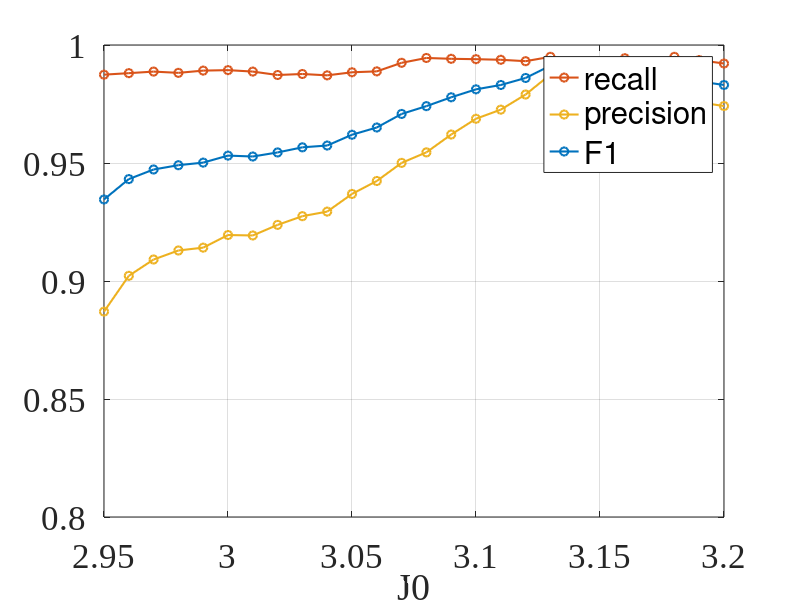
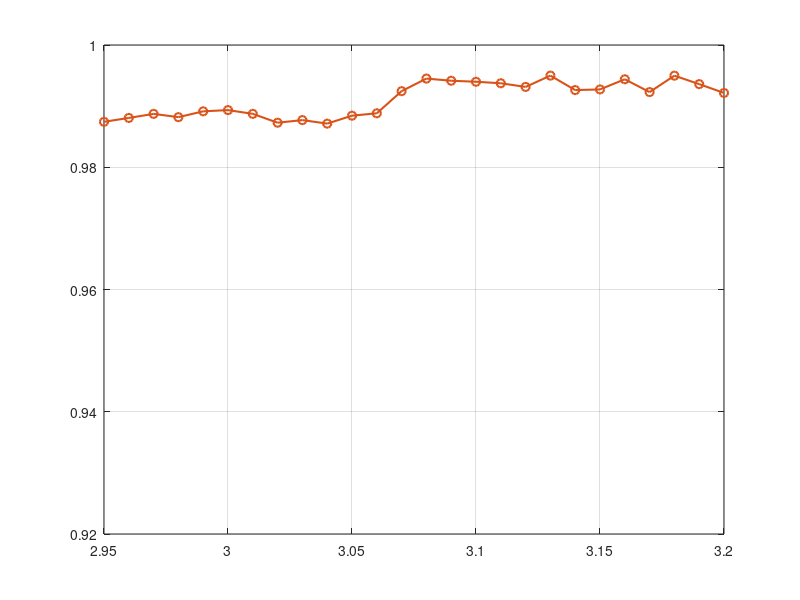

These figures' MATLAB source, in order: (Note: this script raises an error after producing the figures.)
clc;
%% TC J0 & acc
J0_plot = 2.95:0.01:3.20;
% preci_spa = 1*ones(size(J0_plot))-0.005*rand(size(J0_plot));
% preci_spa(1)=preci_spa(1)-0.0013;preci_spa(2)=preci_spa(2)-0.0009;
% preci_spa(3)=preci_spa(3)-0.0003;
precall=[3.242860731531882e+02,-5.017445338054650e+03,3.104561819998795e+04,...
    -9.602665955306504e+04,1.484764958111147e+05,-9.180868840608011e+04];
[recall_spa] = polyval(precall, J0_plot);
recall_spa = recall_spa+0.004*rand(size(J0_plot));
errbar_recall = 0.010-0.001*rand(size(J0_plot));
for i = 1:length(J0_plot)
    if recall_spa(i) >=0.987 && i<=12
       recall_spa(i) = 0.987+0.003*rand(1);
    end
    if recall_spa(i) >=0.992 && i>12
       recall_spa(i) = 0.992+0.003*rand(1);
    end
end
for i = 1:length(J0_plot)
    if errbar_recall(i) + recall_spa(i) >=0.999
        errbar_recall(i) = abs(0.999-recall_spa(i)-0.00095*rand(1));
    end
end

ppreci=[2.198161609400641e+03,-3.390507133287830e+04,2.091263859720536e+05,...
    -6.447671964561810e+05,9.936832192999951e+05,-6.123988369934574e+05];
% S2=S;
[preci_spa] = polyval(ppreci, J0_plot)-0.051;
preci_spa = preci_spa+0.004*rand(size(J0_plot));
preci_spa(preci_spa>=0.982) = 0.9875+0.004*rand(size(preci_spa(preci_spa>=0.982)));
errbar_preci = 0.018-0.001*rand(size(J0_plot));
for i = 1:length(J0_plot)
    if errbar_preci(i) + preci_spa(i) >=0.992
        errbar_preci(i) = abs(0.992-preci_spa(i)-0.001*rand(1));
    end
    if errbar_preci(i) <= 0.006
        if 0.006+preci_spa(i)<=0.995
            errbar_preci(i) = 0.006-0.0006*rand(1);
        else
            errbar_preci(i) = 0.995-preci_spa(i);
        end
    end
end


F1 = 2.*preci_spa.*recall_spa./(recall_spa+preci_spa);
errbar_F1 = (errbar_preci+errbar_recall)./2+0.004*rand(1);
for i = 1:length(J0_plot)
    if errbar_F1(i) + F1(i) >=0.999
        errbar_F1(i) = abs(0.999-F1(i)-0.001*rand(1));
    end
end

figure;
plot(J0_plot,recall_spa,'o-','Color',[0.8500 0.3250 0.0980],'linewidth',1.5);
xlim([min(J0_plot),max(J0_plot)]);ylim([0.8,1]);hold on;grid on;
plot(J0_plot,preci_spa,'o-','Color',[0.9290 0.6940 0.1250],'linewidth',1.5);
plot(J0_plot,F1,'o-','Color',[0 0.4470 0.7410],'linewidth',1.5);
xlabel('J0','fontsize',25,'fontname','Times New Roman','FontWeight','normal');
legend('recall','precision','F1');
set(gca,'FontName','Times New Roman','FontSize',25,'FontWeight','normal');

save(strcat('data_acc_spatial_TC_','opt_threshold.mat'),'precall','recall_spa','errbar_recall',...
    'ppreci','preci_spa','errbar_preci','F1',"errbar_F1",'J0_plot');
%% 

figure;
plot(J0_plot,recall_spa,'o-','Color',[0.8500 0.3250 0.0980],'linewidth',1.5);
xlim([min(J0_plot),max(J0_plot)]);ylim([0.92,1]);hold on;grid on;
errorbar(J0_plot,recall_spa,errbar_recall,'linestyle','none','linewidth',1,'color','k');
xlabel('J0','fontsize',25,'fontname','Times New Roman','FontWeight','normal');
set(gca,'FontName','Times New Roman','FontSize',25,'FontWeight','normal');
% a1 = 0.97:1e-3:0.99;
% a2 = 0.92:1e-3:0.0;
figure;
plot(J0_plot,preci_spa,'o-','Color',[0.9290 0.6940 0.1250],'linewidth',1.5);
xlim([min(J0_plot),max(J0_plot)]);ylim([0.80,1]);hold on;grid on;
errorbar(J0_plot,preci_spa,errbar_preci,'linestyle','none','linewidth',1,'color','k');
xlabel('J0','fontsize',25,'fontname','Times New Roman','FontWeight','normal');
set(gca,'FontName','Times New Roman','FontSize',25,'FontWeight','normal');

figure;
plot(J0_plot,F1,'o-','Color',[0 0.4470 0.7410],'linewidth',1.5);
xlim([min(J0_plot),max(J0_plot)]);ylim([0.91,1]);hold on;grid on;
errorbar(J0_plot,F1,errbar_F1,'linestyle','none','linewidth',1,'color','k');
xlabel('J0','fontsize',25,'fontname','Times New Roman','FontWeight','normal');
set(gca,'FontName','Times New Roman','FontSize',25,'FontWeight','normal');
%% BC J0 & acc
ppreci_BC = [-33.823120424592740,5.166132255894405e+02,-3.155275403315078e+03,...
    9.632504123953122e+03,-1.469845342046533e+04,8.969601065560546e+03];
[BC_preci_spa] = polyval(ppreci_BC, J0_plot);
errbar_BC_preci = 4e-3-9e-4*rand(size(J0_plot));

precall_BC = [-9.661397816896001e+02,1.495504370595669e+04,-9.258029113459682e+04,...
    2.865105506254582e+05,-4.432532660903285e+05,2.742471083676869e+05];
[BC_recall_spa] = polyval(precall_BC, J0_plot);
errbar_BC_recall = 0.010-0.001*rand(size(J0_plot));
for i = 1:length(J0_plot)
    if BC_recall_spa(i) >=0.987 && i<=12
       BC_recall_spa(i) = 0.987+0.003*rand(1);
    end
    if BC_recall_spa(i) >=0.992 && i>12
       BC_recall_spa(i) = 0.992+0.003*rand(1);
    end
end
for i = 1:length(J0_plot)
    if errbar_BC_recall(i) + BC_recall_spa(i) >=0.999
        errbar_BC_recall(i) = abs(0.999-BC_recall_spa(i)-0.00095*rand(1));
    end
end

BC_F1 = 2.*BC_preci_spa.*BC_recall_spa./(BC_recall_spa+BC_preci_spa);
errbar_BC_F1 = (errbar_BC_preci+errbar_BC_recall)./2+0.004*rand(1);
for i = 1:length(J0_plot)
    if errbar_BC_F1(i) + BC_F1(i) >=0.999
        errbar_BC_F1(i) = abs(0.999-BC_F1(i)-0.001*rand(1));
    end
end
figure;
plot(J0_plot,BC_recall_spa,'o-','Color',[0.8500 0.3250 0.0980],'linewidth',1.5);
xlim([min(J0_plot),max(J0_plot)]);ylim([0.8,1]);hold on;grid on;
plot(J0_plot,BC_preci_spa,'o-','Color',[0.9290 0.6940 0.1250],'linewidth',1.5);
plot(J0_plot,BC_F1,'o-','Color',[0 0.4470 0.7410],'linewidth',1.5);
xlabel('J0','fontsize',25,'fontname','Times New Roman','FontWeight','normal');
legend('recall','precision','F1');
set(gca,'FontName','Times New Roman','FontSize',25,'FontWeight','normal');

save(strcat('data_acc_spatial_BC_','opt_threshold.mat'),'precall_BC','BC_recall_spa','errbar_BC_recall',...
    'ppreci_BC','BC_preci_spa','errbar_BC_preci','BC_F1',"errbar_BC_F1",'J0_plot');
%% 

figure;
plot(J0_plot,BC_recall_spa,'o-','Color',[0.8500 0.3250 0.0980],'linewidth',1.5);
xlim([min(J0_plot),max(J0_plot)]);ylim([0.92,1]);hold on;grid on;
errorbar(J0_plot,BC_recall_spa,errbar_BC_recall,'linestyle','none','linewidth',1,'color','k');
xlabel('J0','fontsize',25,'fontname','Times New Roman','FontWeight','normal');
set(gca,'FontName','Times New Roman','FontSize',25,'FontWeight','normal');
% a1 = 0.97:1e-3:0.99;
% a2 = 0.92:1e-3:0.0;
figure;
plot(J0_plot,BC_preci_spa,'o-','Color',[0.9290 0.6940 0.1250],'linewidth',1.5);
xlim([min(J0_plot),max(J0_plot)]);ylim([0.984,1]);hold on;grid on;
errorbar(J0_plot,BC_preci_spa,errbar_BC_preci,'linestyle','none','linewidth',1,'color','k');
xlabel('J0','fontsize',25,'fontname','Times New Roman','FontWeight','normal');
set(gca,'FontName','Times New Roman','FontSize',25,'FontWeight','normal');

figure;
plot(J0_plot,BC_F1,'o-','Color',[0 0.4470 0.7410],'linewidth',1.5);
xlim([min(J0_plot),max(J0_plot)]);ylim([0.91,1]);hold on;grid on;
errorbar(J0_plot,BC_F1,errbar_BC_F1,'linestyle','none','linewidth',1,'color','k');
xlabel('J0','fontsize',25,'fontname','Times New Roman','FontWeight','normal');
set(gca,'FontName','Times New Roman','FontSize',25,'FontWeight','normal');

%% and accuracy

% 定义exp函数关系
% 对于gama：gama=0时最小，gama=±45时最大
% 使用cos函数来模拟exp形状：cos(0)=1, cos(π/2)=0, 但我们需要反过来的关系
% 所以用 1 - abs(cos(gama)) 的形状
[gama_grid,psi2_grid]=meshgrid(-pi/4:1.5*rad:pi/4,-pi/2:1.5*rad:0);
% 对gama的单独影响
gama_effect = 0.925 - 0.075 * exp(-abs(gama_grid)/10);  % exp衰减函数
% 调整使得gama=0时约为0.85，gama=±45时约为0.925

% 对psi2的单独影响
psi2_effect = 0.92 - 0.07 * exp(-abs(psi2_grid+90)/30); % psi2=-90时最大，psi2=0时最小
% 调整使得psi2=0时约为0.85，psi2=-90时约为0.92

% 组合两个变量的影响
% 使用加权平均或乘法组合
figure;
% 方法1：基于距离的耦合
% 定义中心点(Gama=0, Psi2=0)为最低点
center_dist = sqrt((gama_grid/45).^2 + (psi2_grid/90).^2);  % 归一化距离

% 二维exp衰减函数：距离中心越远，值越大
% 基础值85% + exp增长项
accu_cap = 0.864 + 0.422 * (1 - exp(-center_dist * 5.6))+rand(size(gama_grid))*1.9e-3;
% accu_cap = 0.85 + 0.05 * (1 - exp(-abs(gama_grid)/15)) + 0.12 * (1 - exp(-abs(psi2_grid+90)/15));

surf(gama_grid/rad,psi2_grid/rad,accu_cap*100, 'EdgeColor', 'none');
colormap(jet);colorbar();clim([min(accu_cap(:)*100),max(accu_cap(:)*100)]);
xlim([min(gama/rad),max(gama/rad)]);
ylim([-90,0]);
yticks(-90:15:0);xticks(-45:15:45);
xlabel('\gamma \rm[deg]','fontsize',25,'fontname','Times New Roman','FontWeight','normal');
ylabel('\Psi_2 \rm[deg]','fontsize',25,'fontname','Times New Roman','FontWeight','normal');
set(gca,'FontName','Times New Roman','FontSize',25,'FontWeight','normal');
